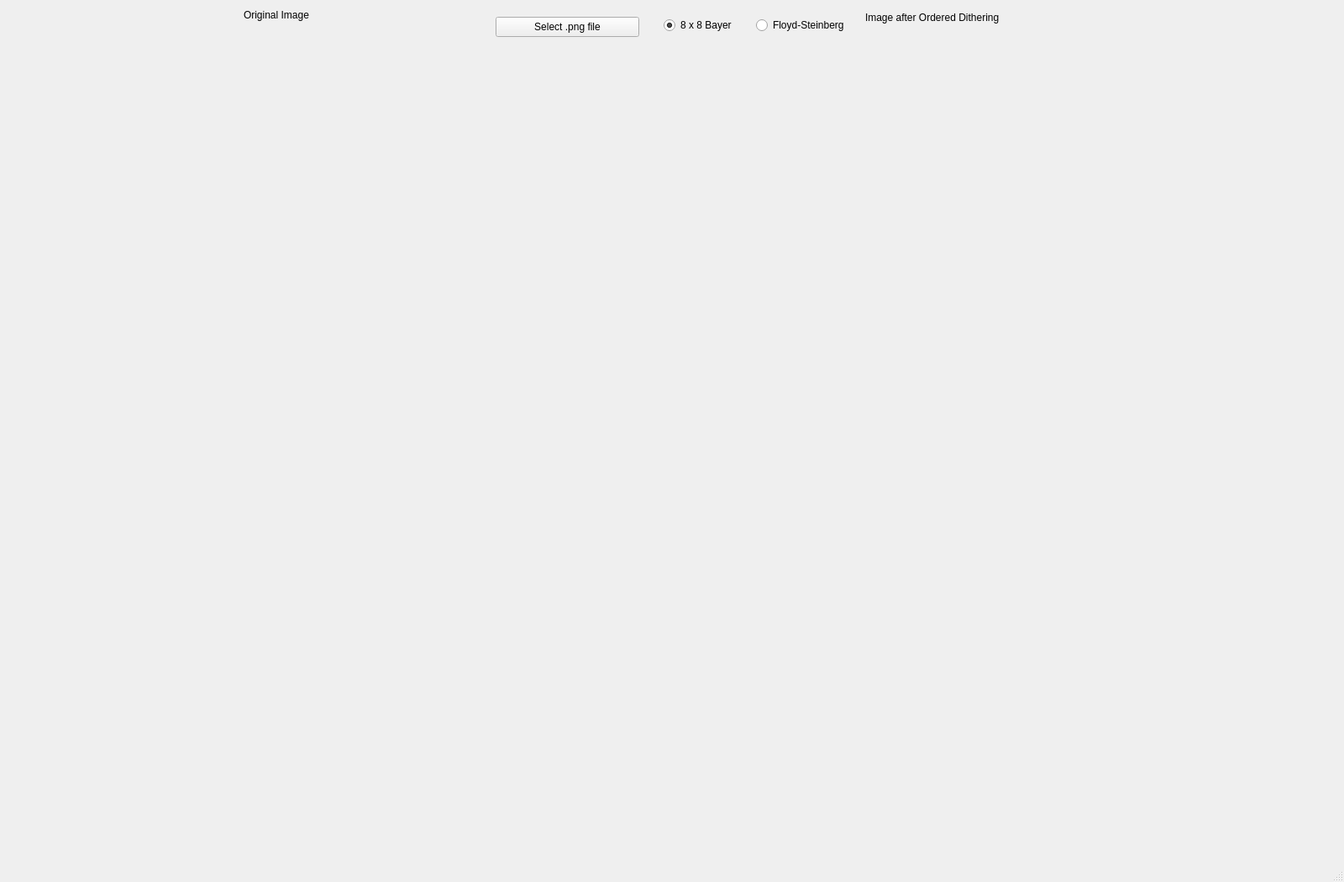
<?xml version="1.0" encoding="UTF-8"?>
<ui version="4.0">
 <class>PNGWindow</class>
 <widget class="QMainWindow" name="PNGWindow">
  <property name="geometry">
   <rect>
    <x>0</x>
    <y>0</y>
    <width>1600</width>
    <height>1050</height>
   </rect>
  </property>
  <property name="windowTitle">
   <string>MainWindow</string>
  </property>
  <widget class="QWidget" name="centralwidget">
   <widget class="QPushButton" name="selectFileButton">
    <property name="geometry">
     <rect>
      <x>590</x>
      <y>20</y>
      <width>171</width>
      <height>24</height>
     </rect>
    </property>
    <property name="text">
     <string>Select .png file</string>
    </property>
   </widget>
   <widget class="QLabel" name="labelOriginalImage">
    <property name="geometry">
     <rect>
      <x>0</x>
      <y>50</y>
      <width>700</width>
      <height>700</height>
     </rect>
    </property>
    <property name="text">
     <string/>
    </property>
   </widget>
   <widget class="QLabel" name="labelDitherImage">
    <property name="geometry">
     <rect>
      <x>730</x>
      <y>50</y>
      <width>700</width>
      <height>700</height>
     </rect>
    </property>
    <property name="text">
     <string/>
    </property>
   </widget>
   <widget class="QLabel" name="label">
    <property name="geometry">
     <rect>
      <x>290</x>
      <y>10</y>
      <width>101</width>
      <height>16</height>
     </rect>
    </property>
    <property name="text">
     <string>Original Image</string>
    </property>
   </widget>
   <widget class="QLabel" name="label_2">
    <property name="geometry">
     <rect>
      <x>1030</x>
      <y>10</y>
      <width>191</width>
      <height>21</height>
     </rect>
    </property>
    <property name="text">
     <string>Image after Ordered Dithering</string>
    </property>
   </widget>
   <widget class="QRadioButton" name="radioButtonBayer">
    <property name="geometry">
     <rect>
      <x>790</x>
      <y>20</y>
      <width>99</width>
      <height>20</height>
     </rect>
    </property>
    <property name="text">
     <string>8 x 8 Bayer</string>
    </property>
    <property name="checked">
     <bool>true</bool>
    </property>
   </widget>
   <widget class="QRadioButton" name="radioButtonFloydSteinberg">
    <property name="geometry">
     <rect>
      <x>900</x>
      <y>20</y>
      <width>121</width>
      <height>20</height>
     </rect>
    </property>
    <property name="text">
     <string>Floyd-Steinberg</string>
    </property>
   </widget>
  </widget>
  <widget class="QMenuBar" name="menubar">
   <property name="geometry">
    <rect>
     <x>0</x>
     <y>0</y>
     <width>1600</width>
     <height>24</height>
    </rect>
   </property>
  </widget>
  <widget class="QStatusBar" name="statusbar"/>
 </widget>
 <resources/>
 <connections/>
</ui>
